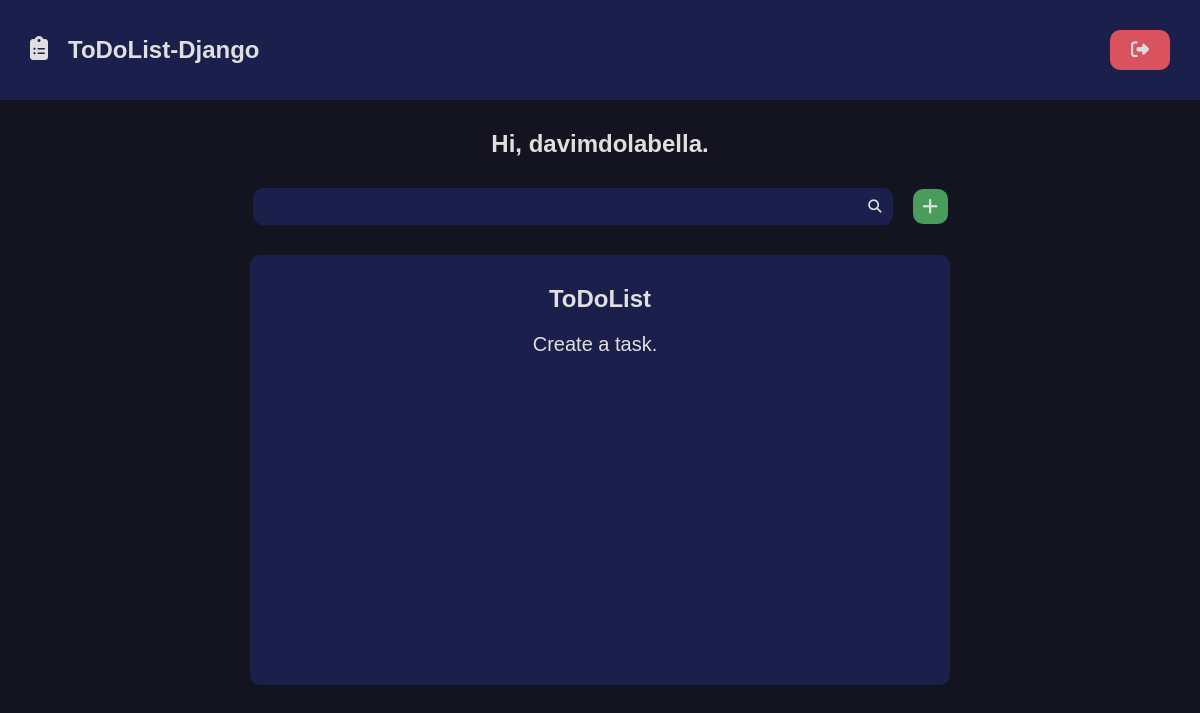
The app's page / (signed in), older data.
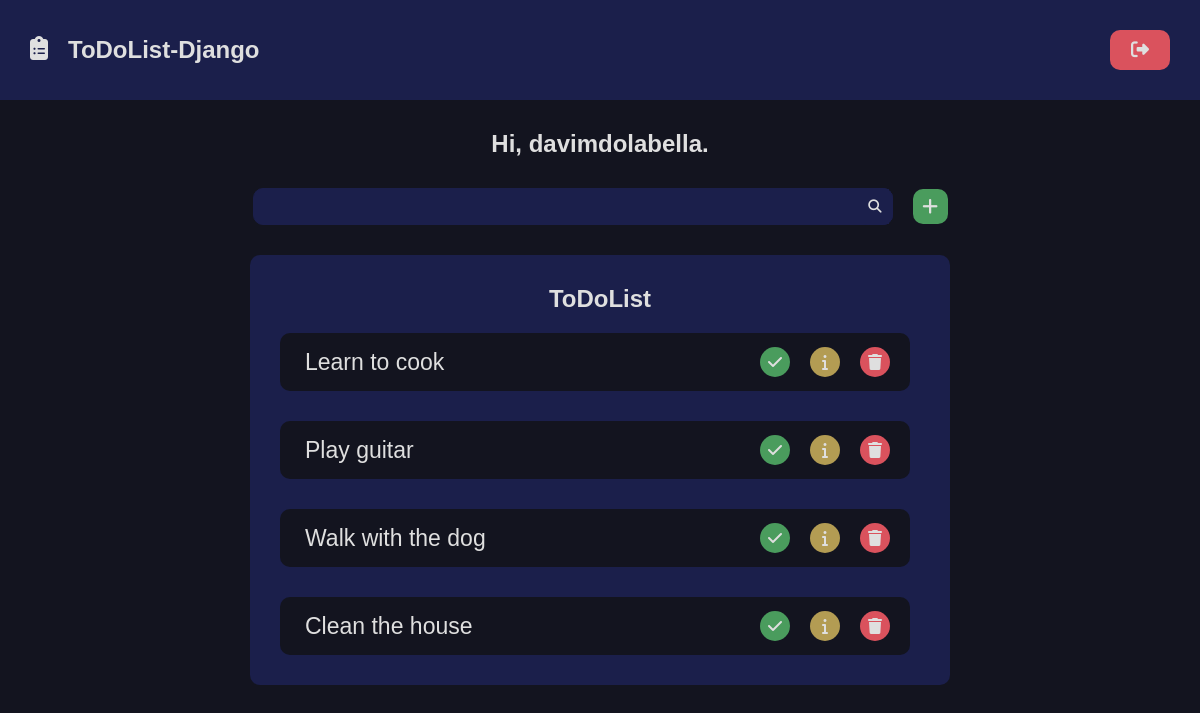
The same page, newer data.
### todolist/models.py (models this page shows, shortened)
class Task(models.Model):
    title = models.CharField(max_length=20)
    description = models.TextField(max_length=500)
    checked = models.BooleanField(default=False)
    deadline = models.DateField()
    created_at = models.DateTimeField(auto_now_add=True)
    updated_at=models.DateTimeField(auto_now=True)
    slug = models.SlugField(max_length=20, unique=True)
    author = models.ForeignKey(
        User, on_delete=models.SET_NULL, null=True
    )

### todolist/views.py (the view)
# urls.py: path('', views.home, name='home'),
@login_required(login_url='users:login', redirect_field_name='next')
def home(request):
    tasks = Task.objects.filter(
            author=request.user
        ).order_by('-id')
    return render(request, 'todolist/pages/home.html', {
        'tasks':tasks,
    })

### todolist/templates/todolist/pages/home.html
{% extends "global/base.html" %}
{% block content %}
    <div class="main container">
        {% if not is_detail_page %}
            <h1 class="main_menssage">Hi, {{ request.user.username }}.</h1>
        {% endif %}
        {% include "todolist/partials/todolist.html" %}
    </div>
{% endblock content %}

### base_templates/global/base.html (shortened to what this page needs)
<!DOCTYPE html>
<html lang="pt-br">
{% include "global/partials/head.html" %}
<body>
    {% include "global/partials/header.html" %}
    <main class="main-container">
        {% block content %}{% endblock content %}
    </main>
</body>
</html>

### base_templates/global/partials/head.html (shortened to what this page needs)
{% load static %}
<head>
    <link rel="stylesheet" href="https://cdnjs.cloudflare.com/ajax/libs/font-awesome/6.7.1/css/fontawesome.min.css" />
    <link rel="stylesheet" href="https://cdnjs.cloudflare.com/ajax/libs/font-awesome/6.7.1/css/brands.min.css" />
    <link rel="stylesheet" href="https://cdnjs.cloudflare.com/ajax/libs/font-awesome/6.7.1/css/solid.min.css" />
    <link rel="stylesheet" href=" {% static "global/css/style.css" %}">
</head>

### base_templates/global/partials/header.html (shortened to what this page needs)
<header class="header-container">
    {% if request.user.username %}
    <div class="header container">
        <h2>
            <a href="{% url 'todolist:home' %}" class="logo">
                <i class="fa-solid fa-clipboard-list logo-icon"></i>
                <span class="logo-text">ToDoList-Django</span>
            </a>
        </h2>
        <form class="inline-form" method="POST" action="{% url 'users:logout' %}">
            <button type="submit" class="logout-button button" title="logout"><i class="fa-solid fa-right-from-bracket"></i></button>
        </form>
    {% endif %}
    </div>
</header>

### base_templates/global/partials/messages.html (shortened to what this page needs)
{% load static %}

### todolist/templates/todolist/partials/todolist.html
{% if is_detail_page %}
<div class="todolist-container">
    <div class="todolist container border detail">
        <h2>{{task.title}} - Detail</h2>
        <div class="list-itens detail">
            {% include "todolist/partials/list_item.html" %}
        </div>
    </div>
</div>
{% else %}
    <div class="todolist-header-container">
        {% include "todolist/partials/search.html" %}
    </div>
    <div class="todolist-container">
        <div class="todolist container border">
            <h2>ToDoList</h2>
            <div class="list-itens">
                {% for task in tasks %}
                    {% include "todolist/partials/list_item.html" %}
                {% empty %}
                    <p>Create a task.</p>
                {% endfor %}
            </div>
        </div>
    </div>
{% endif %}

### todolist/templates/todolist/partials/search.html
<div class="container">
    <form action="" method="GET" class="search-form">
        <input type="search" class="search-input border" name="q" value="{{ search_term }}" required>
        <button type="submit" class="search-button border"><i class="fa-solid fa-search "></i></button>
    </form>
    <div class="create-new-item-button ">
        <a href="#" class="create-new-item-button-link button" title="create-new-item"><i class="fa-solid fa-plus"></i></a>
    </div>
</div>

### todolist/templates/todolist/partials/list_item.html
{% if is_detail_page %}
    <div class="list-item-actions" style="margin-top:1rem;">
        <div class="list-item-action-button">
            <a href="#" class="list-item-action-button-link one" title="check-item"><i class="fa-solid fa-check"></i></a>
        </div>
        <div class="list-item-action-button">
            <a href="#" class="list-item-action-button-link two" title="details"><i class="fa-solid fa-info"></i></a>
        </div>
        <div class="list-item-action-button">
            <a href="#" class="list-item-action-button-link three " title="delete-item"><i class="fa-solid fa-trash"></i></a>
        </div>
    </div>
    <div class="detail list-item border">
        <div class="detail list-item-content">
            {% if task.checked %}
            <p class="detail list-item-text">Status: <span>Done</span></p>
            {% else %}
            <p class="detail list-item-text">Status: <span>Not done</span></p>
            {% endif %}
        </div>
    </div>
    <div class="detail list-item border">
        <div class="detail list-item-content">
            <p class="detail list-item-text">Name: <span>{{ task.title }} </span></p>
        </div>
    </div>
    <div class="detail list-item border">
        <div class="detail list-item-content">
            <p class="detail list-item-text">Description: <span>{{ task.description }} </span></p>
        </div>
    </div>
    <div class="detail list-item border">
        <div class="detail list-item-content">
            <p class="detail list-item-text time">Deadline: <span>{{ task.deadline }} </span></p>
        </div>
    </div>
    <div class="detail list-item border">
        <div class="detail list-item-content">
            <p class="detail list-item-text time">Author: <span>{{ task.author.username }} </span></p>
        </div>
    </div>
{% else %}
    <div class="list-item border">
        <div class="list-item-content">
            <p class="list-item-text">{{ task.title }}</p>
        </div>
        <div class="list-item-actions">
            <div class="list-item-action-button">
                <a href="#" class="list-item-action-button-link one" title="check-item"><i class="fa-solid fa-check"></i></a>
            </div>
            <div class="list-item-action-button">
                <a href="#" class="list-item-action-button-link two" title="details"><i class="fa-solid fa-info"></i></a>
            </div>
            <div class="list-item-action-button">
                <a href="#" class="list-item-action-button-link three " title="delete-item"><i class="fa-solid fa-trash"></i></a>
            </div>
        </div>
    </div>
{% endif %}

Row changes from the older to the newer data that the page shows:
added Task: title "Learn to cook"
added Task: title "Play guitar"
added Task: title "Walk with the dog"
added Task: title "Clean the house"
Text that changed along with them:
text no longer shown: "Create a task."
